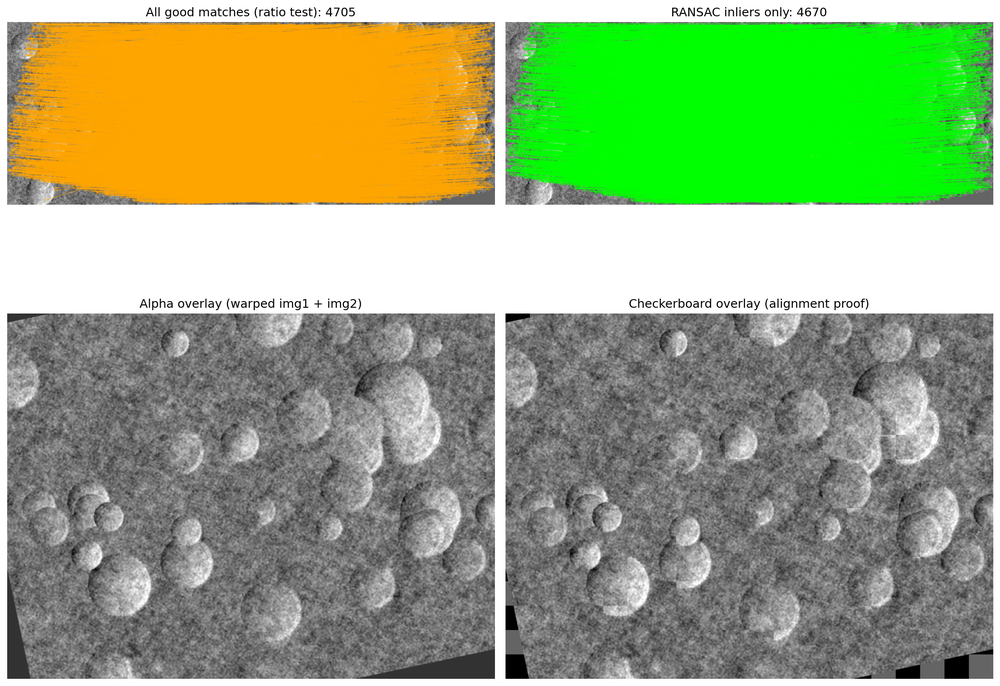
#> input picture registration_summary.png, 1000 x 686 px, shrunk from 2085 x 1431 before the run
$ python lunar_registration.py registration_summary.png registration_summary.png
#> lines starting #> are read from the running program, lines starting #| are printed output that depends on the picture
"""
Lunar Image Registration Pipeline
==================================
Aligns two lunar surface photos taken at different times (different lighting,
different scale/zoom) using SIFT features + RANSAC outlier rejection +
homography-based warping.

Pipeline:
    1. SIFT keypoint detection (illumination-tolerant shape features)
    2. FLANN-based matching + Lowe's ratio test
    3. RANSAC to find the geometric transform and reject bad matches
    4. Homography + warpPerspective to align image1 onto image2
    5. Overlay visualization + RMSE accuracy metric (if control points given)

Usage:
    python lunar_registration.py photo1.jpg photo2.jpg --out results/

Requires: opencv-contrib-python, numpy, matplotlib
"""

import argparse
import os
import sys
import cv2
import numpy as np
import matplotlib.pyplot as plt


# ----------------------------------------------------------------------
# Phase 1 + 2: Feature detection and matching
# ----------------------------------------------------------------------

def detect_and_match(img1_gray, img2_gray, ratio_thresh=0.75):
    """SIFT keypoints/descriptors on both images, FLANN match, ratio test."""
    sift = cv2.SIFT_create()
    kp1, des1 = sift.detectAndCompute(img1_gray, None)
    kp2, des2 = sift.detectAndCompute(img2_gray, None)

    print(f"[Phase 1] Keypoints -> img1: {len(kp1)}, img2: {len(kp2)}")

    if des1 is None or des2 is None or len(kp1) < 4 or len(kp2) < 4:
        raise RuntimeError("Not enough keypoints detected. Try a different "
                            "image pair or lower SIFT contrast threshold.")

    index_params = dict(algorithm=1, trees=5)  # FLANN_INDEX_KDTREE = 1
    search_params = dict(checks=50)
    flann = cv2.FlannBasedMatcher(index_params, search_params)

    matches = flann.knnMatch(des1, des2, k=2)

    good_matches = []
    for pair in matches:
        if len(pair) != 2:
            continue
        m, n = pair
        if m.distance < ratio_thresh * n.distance:
            good_matches.append(m)

    print(f"[Phase 2] Matches after ratio test: {len(good_matches)}")

    if len(good_matches) < 10:
        print("[WARNING] Fewer than 10 good matches — RANSAC may be unreliable. "
              "Consider a different image pair or lower ratio_thresh.")

    return kp1, kp2, good_matches


# ----------------------------------------------------------------------
# Phase 3: RANSAC outlier rejection + homography
# ----------------------------------------------------------------------

def find_homography_ransac(kp1, kp2, good_matches, reproj_thresh=5.0):
    """Fit a homography with RANSAC, return H, inlier mask, and inlier matches."""
    src_pts = np.float32([kp1[m.queryIdx].pt for m in good_matches]).reshape(-1, 1, 2)
    dst_pts = np.float32([kp2[m.trainIdx].pt for m in good_matches]).reshape(-1, 1, 2)

    H, mask = cv2.findHomography(src_pts, dst_pts, cv2.RANSAC, reproj_thresh)

    if H is None:
        raise RuntimeError("Homography estimation failed — matches too noisy.")

    inlier_mask = mask.ravel().astype(bool)
    inlier_matches = [m for m, keep in zip(good_matches, inlier_mask) if keep]

    print(f"[Phase 3] RANSAC inliers: {inlier_mask.sum()} / {len(good_matches)} "
          f"({100 * inlier_mask.sum() / len(good_matches):.1f}%)")

    return H, inlier_mask, inlier_matches


# ----------------------------------------------------------------------
# Phase 4: Warp + overlay
# ----------------------------------------------------------------------

def warp_and_overlay(img1_color, img2_color, H):
    """Warp img1 onto img2's frame and build a blended overlay."""
    h2, w2 = img2_color.shape[:2]
    warped1 = cv2.warpPerspective(img1_color, H, (w2, h2))

    overlay = cv2.addWeighted(warped1, 0.5, img2_color, 0.5, 0)

    # Checkerboard overlay: alternates 40px blocks from each image, makes
    # misalignment along block boundaries very obvious.
    checker = img2_color.copy()
    block = 40
    for y in range(0, h2, block):
        for x in range(0, w2, block):
            if ((x // block) + (y // block)) % 2 == 0:
                checker[y:y + block, x:x + block] = warped1[y:y + block, x:x + block]

    return warped1, overlay, checker


# ----------------------------------------------------------------------
# Phase 4b: Accuracy metric (RMSE on manually chosen control points)
# ----------------------------------------------------------------------

def compute_rmse(H, control_pts_img1, control_pts_img2):
    """
    control_pts_img1 / control_pts_img2: list of (x, y) tuples, manually
    identified as the SAME real-world point in each image.
    Returns per-point error (px) and overall RMSE.
    """
    pts1 = np.float32(control_pts_img1).reshape(-1, 1, 2)
    projected = cv2.perspectiveTransform(pts1, H).reshape(-1, 2)
    actual = np.float32(control_pts_img2)

    errors = np.linalg.norm(projected - actual, axis=1)
    rmse = np.sqrt(np.mean(errors ** 2))

    print("[Phase 4b] Control point errors (px):", np.round(errors, 2))
    print(f"[Phase 4b] RMSE: {rmse:.2f} px")
    return errors, rmse


# ----------------------------------------------------------------------
# Visualization helpers
# ----------------------------------------------------------------------

def save_match_visualization(img1_gray, kp1, img2_gray, kp2, matches, path, title):
    vis = cv2.drawMatches(
        img1_gray, kp1, img2_gray, kp2, matches, None,
        flags=cv2.DrawMatchesFlags_NOT_DRAW_SINGLE_POINTS
    )
    plt.figure(figsize=(14, 7))
    plt.imshow(cv2.cvtColor(vis, cv2.COLOR_BGR2RGB) if vis.ndim == 3 else vis, cmap="gray")
    plt.title(title)
    plt.axis("off")
    plt.tight_layout()
    plt.savefig(path, dpi=150)
    plt.close()


def save_overlay_panel(img1_color, img2_color, warped1, overlay, checker, path):
    fig, axes = plt.subplots(2, 3, figsize=(16, 10))
    panels = [
        (img1_color, "Photo 1 (original)"),
        (img2_color, "Photo 2 (original / reference)"),
        (warped1, "Photo 1 warped to Photo 2's frame"),
        (overlay, "50/50 blended overlay"),
        (checker, "Checkerboard overlay (misalignment check)"),
    ]
    for ax, (im, title) in zip(axes.ravel(), panels):
        ax.imshow(cv2.cvtColor(im, cv2.COLOR_BGR2RGB))
        ax.set_title(title, fontsize=10)
        ax.axis("off")
    axes.ravel()[-1].axis("off")
    plt.tight_layout()
    plt.savefig(path, dpi=150)
    plt.close()


# ----------------------------------------------------------------------
# Main
# ----------------------------------------------------------------------

def main():
    parser = argparse.ArgumentParser(description="Lunar image registration pipeline")
    parser.add_argument("image1", help="Path to photo 1 (to be aligned)")
    parser.add_argument("image2", help="Path to photo 2 (reference)")
    parser.add_argument("--out", default="results", help="Output directory")
    parser.add_argument("--ratio", type=float, default=0.75, help="Lowe ratio test threshold")
    parser.add_argument("--reproj", type=float, default=5.0, help="RANSAC reprojection threshold (px)")
    args = parser.parse_args()

    os.makedirs(args.out, exist_ok=True)

    img1_color = cv2.imread(args.image1)
#> img1_color is the input picture: shape (686, 1000, 3); mean B, G, R 122.7, 170, 151.4
    img2_color = cv2.imread(args.image2)
    if img1_color is None or img2_color is None:
        sys.exit("Could not read one or both images — check the paths.")

    img1_gray = cv2.cvtColor(img1_color, cv2.COLOR_BGR2GRAY)
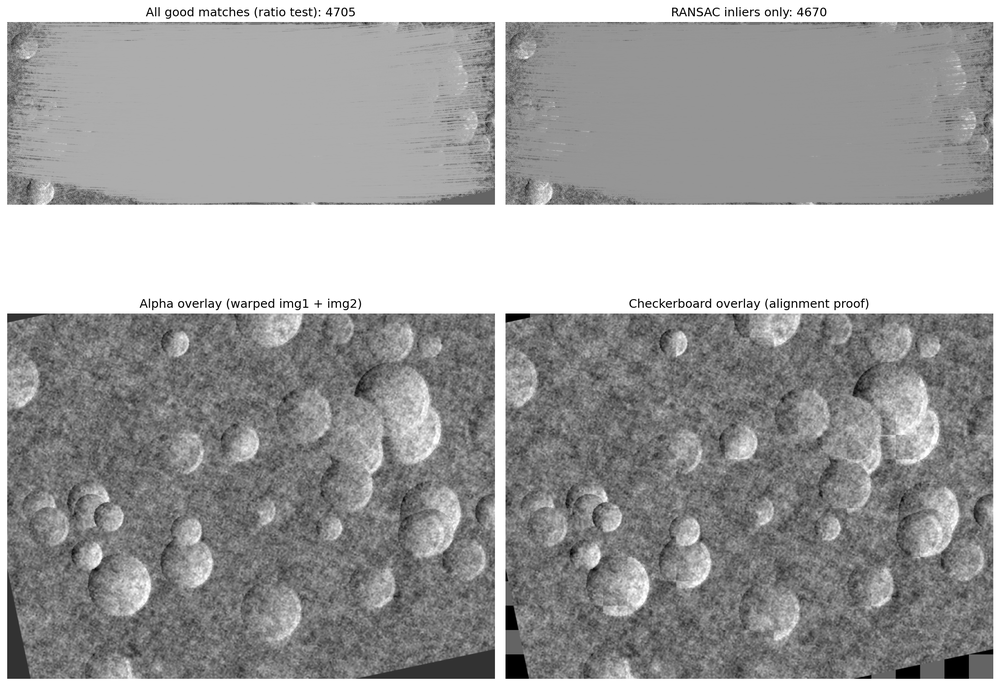
#> img1_gray: shape (686, 1000); min 0, max 255, mean 159
    img2_gray = cv2.cvtColor(img2_color, cv2.COLOR_BGR2GRAY)

    kp1, kp2, good_matches = detect_and_match(img1_gray, img2_gray, args.ratio)
#> in detect_and_match, `kp1, des1 = sift.detectAndCompute(img1_gray, None)`: kp1 = 6764 keypoints; strongest (x, y, size): (510, 317, 6.6), (272, 10, 1.8), (330, 14, 1.9), (310, 10, 1.9)
#> in detect_and_match, `kp2, des2 = sift.detectAndCompute(img2_gray, None)`: kp2 has the same summary as kp1
#| [Phase 1] Keypoints -> img1: 6764, img2: 6764
#> in detect_and_match, `matches = flann.knnMatch(des1, des2, k=2)`: matches = 6764 matches
#| [Phase 2] Matches after ratio test: 6764
#> kp2 has the same summary as kp1 in detect_and_match; good_matches = 6764 matches
    save_match_visualization(
        img1_gray, kp1, img2_gray, kp2, good_matches,
        os.path.join(args.out, "01_matches_before_ransac.png"),
        f"Matches after ratio test ({len(good_matches)})"
    )
#> in save_match_visualization, `vis = cv2.drawMatches( img1_gray, kp1, img2_gray, kp2, matches, None, ..`:
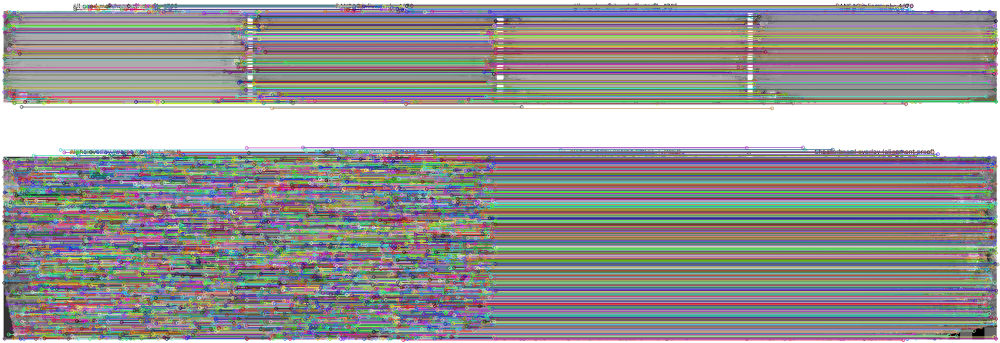
#> vis: shape (686, 2000, 3) (shown at 1/2 size); mean of channels 0, 1, 2 151.2, 151.8, 153.2; drawn as B, G, R

    H, inlier_mask, inlier_matches = find_homography_ransac(kp1, kp2, good_matches, args.reproj)
#> in find_homography_ransac, `H, mask = cv2.findHomography(src_pts, dst_pts, cv2.RANSAC, reproj_thre..`: H = [[1, 5.24e-15, -1.78e-12], [6.33e-16, 1, -1.23e-12], [1.27e-18, 1.06e-17, 1]]; mask = 6764 values from 1 to 1
#> in find_homography_ransac, `inlier_matches = [m for m, keep in zip(good_matches, inlier_mask) if k..`: inlier_matches = 6764 matches
#| [Phase 3] RANSAC inliers: 6764 / 6764 (100.0%)
#> inlier_matches = 6764 matches
    save_match_visualization(
        img1_gray, kp1, img2_gray, kp2, inlier_matches,
        os.path.join(args.out, "02_matches_after_ransac.png"),
        f"RANSAC inlier matches ({len(inlier_matches)})"
    )
#> call 2 of save_match_visualization, with path = 'results/02_matches_after_ransac.png', title = 'RANSAC inlier matches (6764)'
#> in save_match_visualization (call 2), `vis = cv2.drawMatches( img1_gray, kp1, img2_gray, kp2, matches, None, ..`:
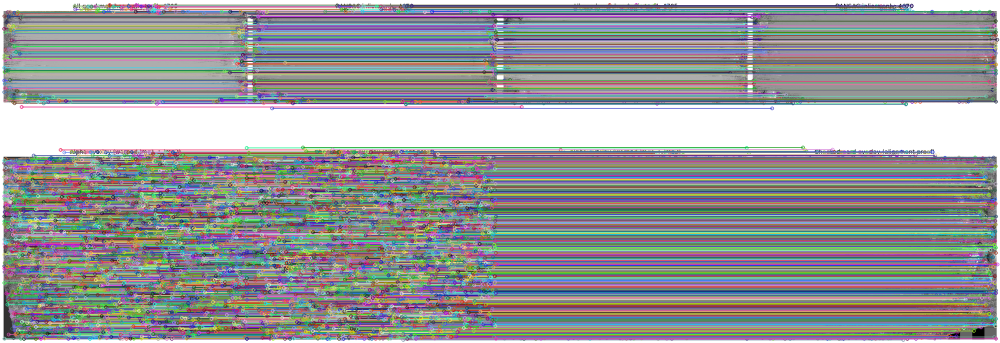
#> vis: shape (686, 2000, 3) (shown at 1/2 size); mean of channels 0, 1, 2 154.5, 152.7, 150.8; drawn as B, G, R

    print("[Phase 3] Homography matrix:\n", H)
#| [Phase 3] Homography matrix:
#|  [[ 1.00000000e+00  5.24259261e-15 -1.78474485e-12]
#|  [ 6.32978552e-16  1.00000000e+00 -1.23083312e-12]
#|  [ 1.26732582e-18  1.06003213e-17  1.00000000e+00]]
    np.savetxt(os.path.join(args.out, "homography.txt"), H)

    warped1, overlay, checker = warp_and_overlay(img1_color, img2_color, H)
    save_overlay_panel(img1_color, img2_color, warped1, overlay, checker,
                        os.path.join(args.out, "03_overlay_panel.png"))
#> the loop in save_overlay_panel, `for ax, (im, title) in zip(axes.ravel(), panels):` made 5 passes
#> title on passes 1 to 4: 'Photo 1 (original)', 'Photo 2 (original / reference)', "Photo 1 warped to Photo 2's frame", '50/50 blended overlay'
#> in save_overlay_panel, `plt.savefig(path, dpi=150)`:
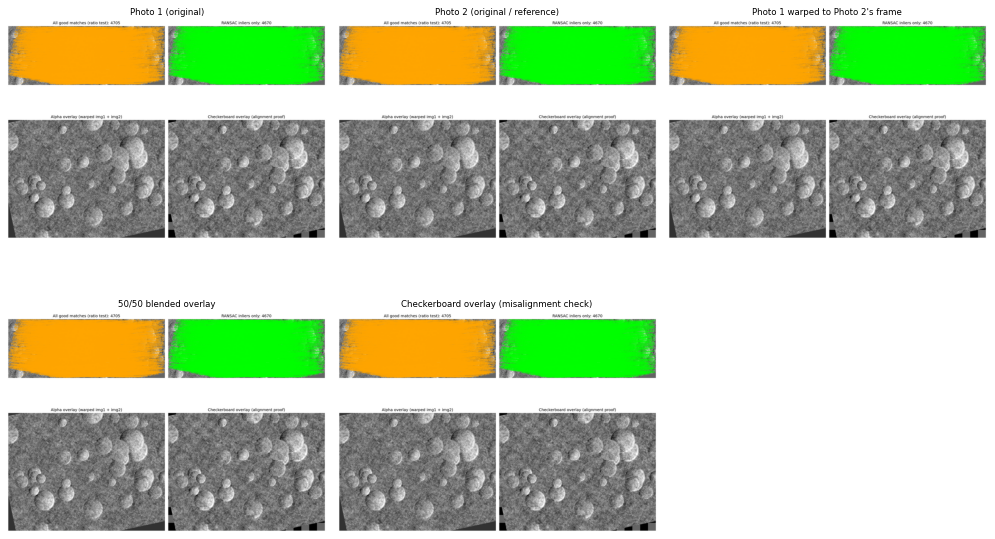
#> figure drawn by matplotlib, 5 panels
    cv2.imwrite(os.path.join(args.out, "warped_photo1.png"), warped1)
    cv2.imwrite(os.path.join(args.out, "overlay_blend.png"), overlay)
    cv2.imwrite(os.path.join(args.out, "overlay_checkerboard.png"), checker)

    print(f"\nDone. Outputs saved to: {args.out}/")
    print("Panels: 01_matches_before_ransac.png, 02_matches_after_ransac.png, "
          "03_overlay_panel.png")
    print("\nFor the accuracy score (RMSE), manually pick 5-10 matching points "
          "in both photos and call compute_rmse(H, pts1, pts2) — see the "
          "function docstring in this file.")


if __name__ == "__main__":
    main()
